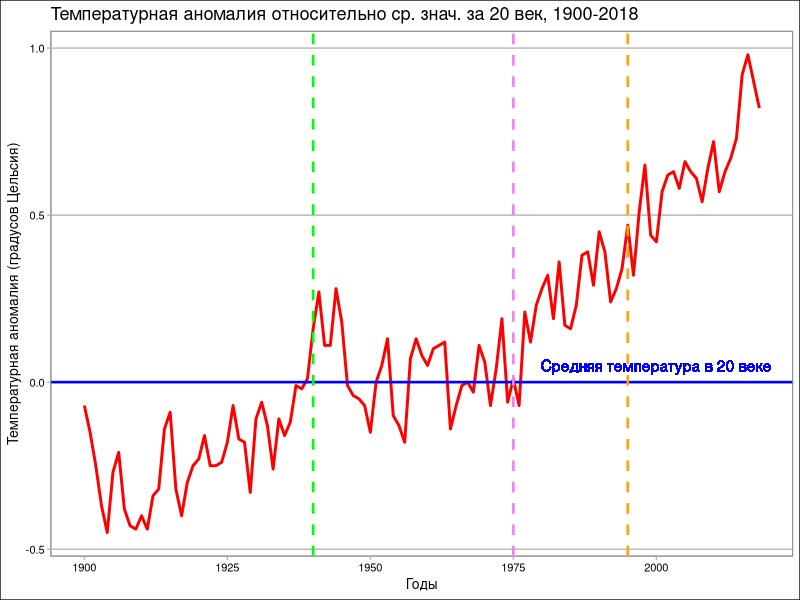
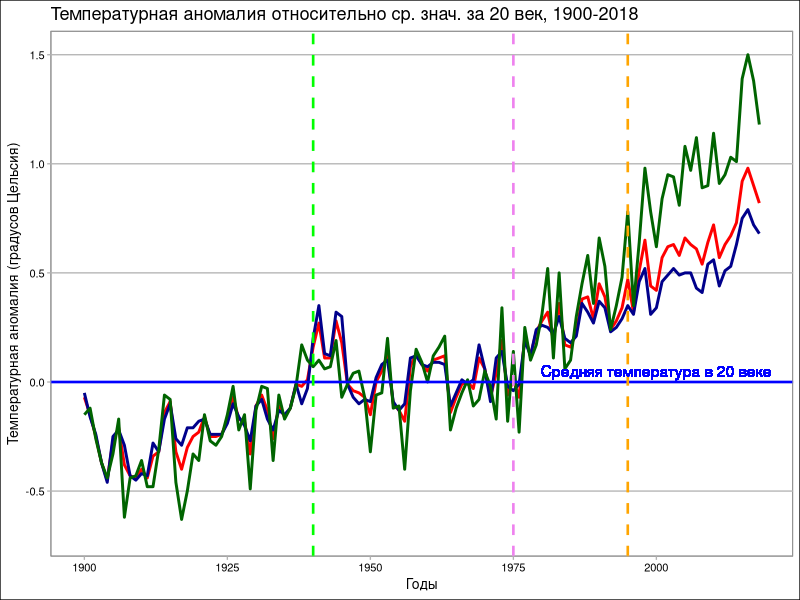
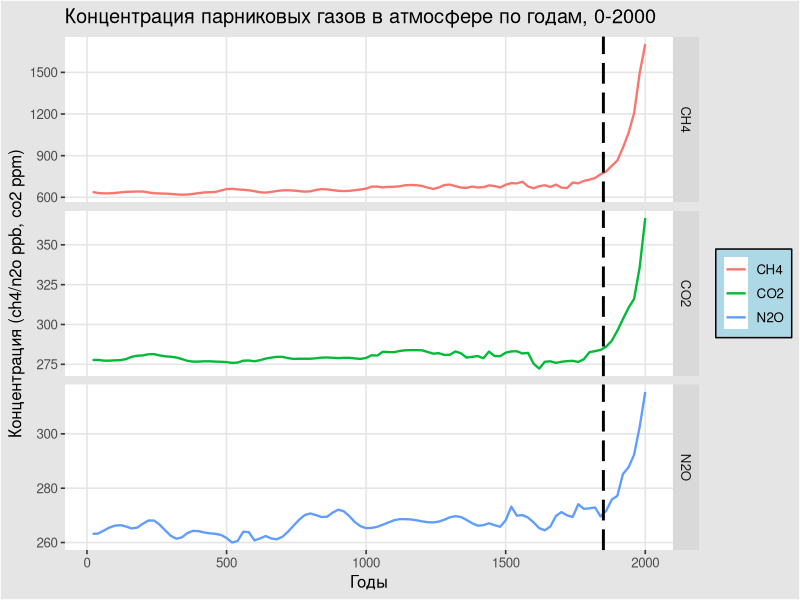
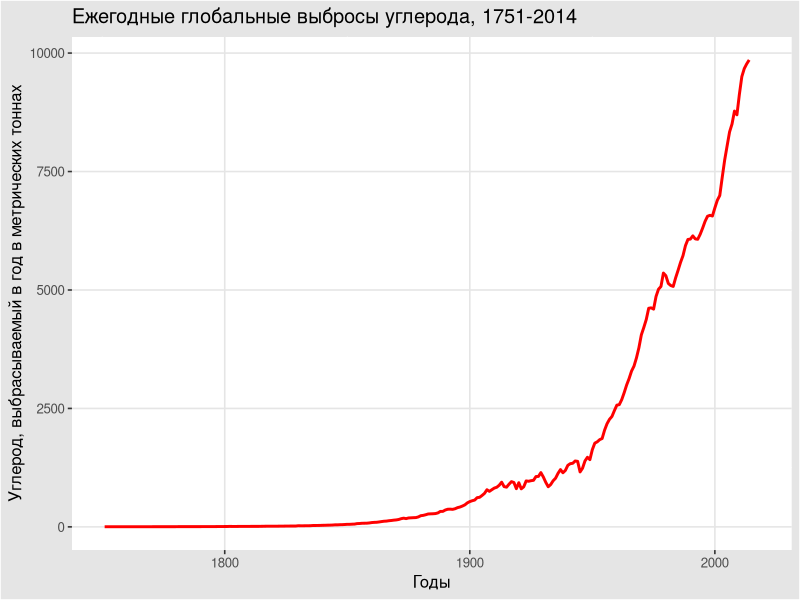
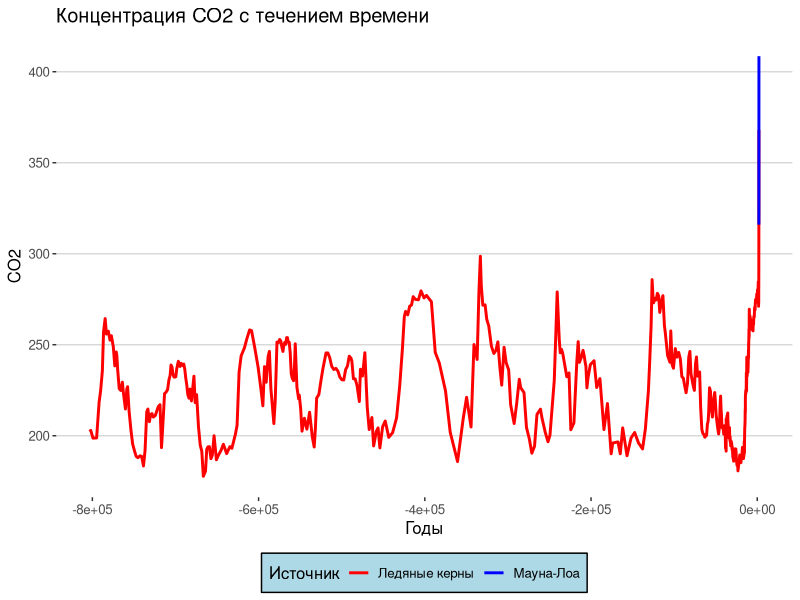
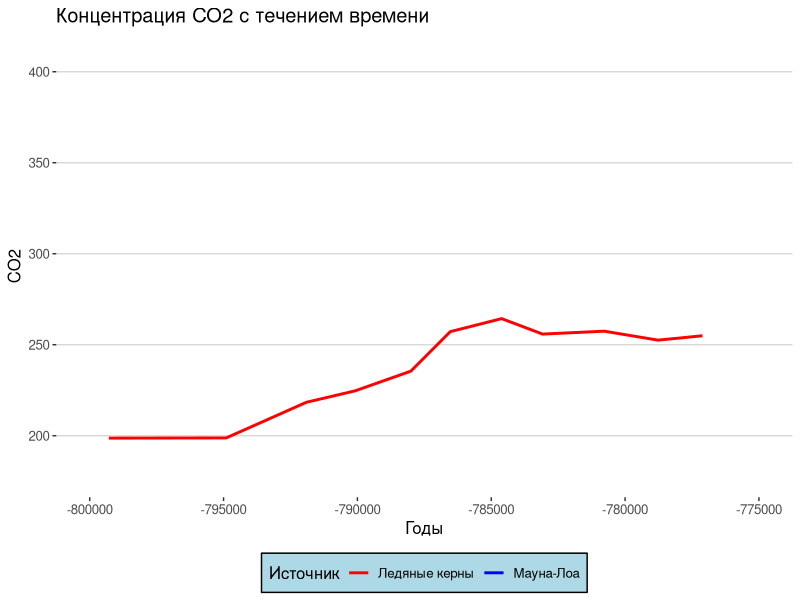
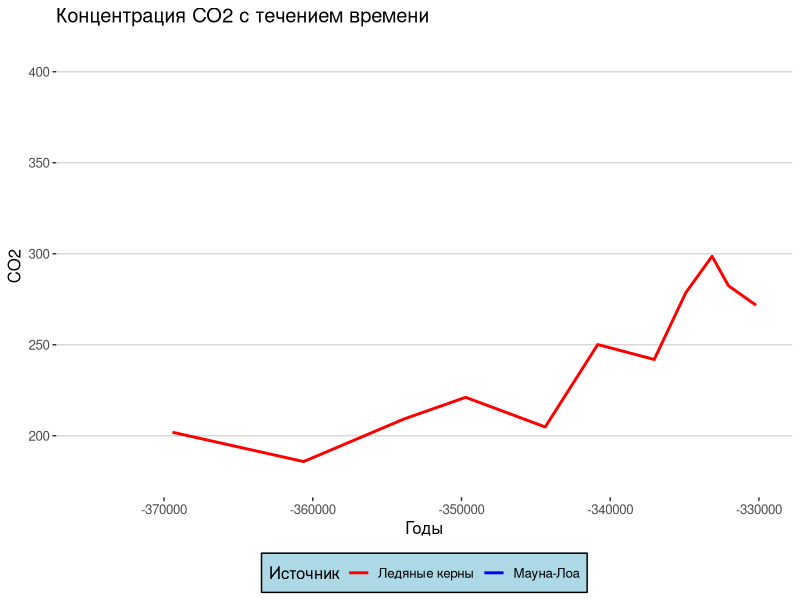
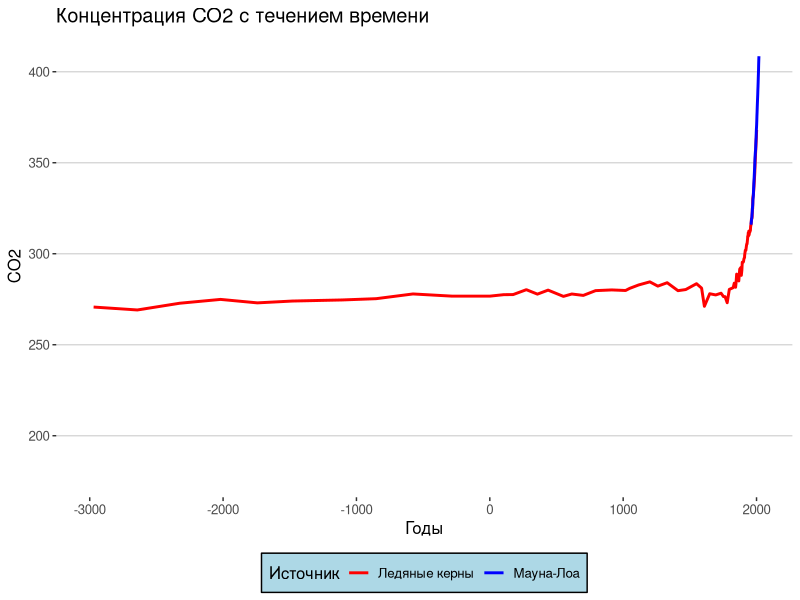

Write R code to recreate these figures, in order.
## ---- chunk 1
knitr::opts_chunk$set(echo = TRUE)
## ---- chunk 2
library(tidyverse)
library(dslabs)
library(ggthemes)
## ---- chunk 3
data(temp_carbon)
data(greenhouse_gases)
data(historic_co2)
## ---- chunk 4
temp_carbon %>% filter(!is.na(temp_anomaly)) %>%
  ggplot(aes(year, temp_anomaly)) + 
  geom_line(color = 'red', size = 1) +
  geom_hline(aes(yintercept = 0), col = "blue", size = 0.9) + 
  geom_vline (aes(xintercept = 1940), col = "green", size = 0.9, linetype=2) +
  geom_vline (aes(xintercept = 1975), col = "violet", size = 0.9, linetype=2) +
  geom_vline (aes(xintercept = 1995), col = "orange", size = 0.9, linetype=2) +
  geom_text(aes(x = 2000, y = 0.05, label = "Cредняя температура в 20 веке"), col = "blue") +
  xlim(c(1900, 2018)) +
  xlab("Годы") +
  ylab("Температурная аномалия (градусов Цельсия)") +
  ggtitle("Температурная аномалия относительно ср. знач. за 20 век, 1900-2018") +
  theme_calc()
## ---- chunk 5
temp_carbon %>% filter(!is.na(temp_anomaly)) %>%
  ggplot(aes(year, temp_anomaly)) + 
  geom_line(color = 'red', size = 1) +
  geom_line(mapping = aes(year, ocean_anomaly), col = "darkblue", size = 1) + 
  geom_line(mapping = aes(year, land_anomaly), col = "darkgreen", size = 1) +
  geom_hline(aes(yintercept = 0), col = "blue", size = 0.9) + 
  geom_vline (aes(xintercept = 1940), col = "green", size = 0.9, linetype=2) +
  geom_vline (aes(xintercept = 1975), col = "violet", size = 0.9, linetype=2) +
  geom_vline (aes(xintercept = 1995), col = "orange", size = 0.9, linetype=2) +
  geom_text(aes(x = 2000, y = 0.05, label = "Cредняя температура в 20 веке"), col = "blue") +
  xlim(c(1900, 2018)) +
  xlab("Годы") +
  ylab("Температурная аномалия (градусов Цельсия)") +
  ggtitle("Температурная аномалия относительно ср. знач. за 20 век, 1900-2018") +
  theme_calc()
## ---- chunk 6
greenhouse_gases %>%
  ggplot(aes(year, concentration)) +
  geom_line(aes(color = gas), size = 0.8) +
  facet_grid(gas ~ ., scales = "free") +
  geom_vline(aes(xintercept = 1850), col = "black", size = 1, linetype=5) +
  xlab("Годы") +
  ylab("Концентрация (ch4/n2o ppb, co2 ppm)") +
  ggtitle("Концентрация парниковых газов в атмосфере по годам, 0-2000") +
  theme_igray () +
  theme(legend.title = element_blank(), legend.background = element_rect(fill = "lightblue", 
                                                                         size = 0.5, linetype = "solid", colour = "black"))
## ---- chunk 7
temp_carbon %>% 
  ggplot(aes(year, carbon_emissions)) + 
  geom_line(color = 'red', size = 1) +
  xlab("Годы") +
  ylab("Углерод, выбрасываемый в год в метрических тоннах") +
  ggtitle("Ежегодные глобальные выбросы углерода, 1751-2014") +
  theme_igray ()
## ---- chunk 8
co2_time <- historic_co2 %>% 
  ggplot(aes(year, co2, color = source)) +  
  geom_line(size = 1) +
  xlab("Годы") +
  ylab("CO2") +
  ggtitle("Концентрация СО2 с течением времени") +
  theme_hc() +
  scale_color_manual(name="Источник",
                     labels=c("Ледяные керны","Мауна-Лоа"),
                     values=c("red","blue")) + 
  theme(legend.background = element_rect(fill = "lightblue", size = 0.5, linetype = "solid", colour = "black"))
co2_time
## ---- chunk 9
co2_time + xlim(c(-800000, -775000))
## ---- chunk 10
co2_time + xlim(c(-375000, -330000))
## ---- chunk 11
co2_time + xlim(c(-3000, 2018))
